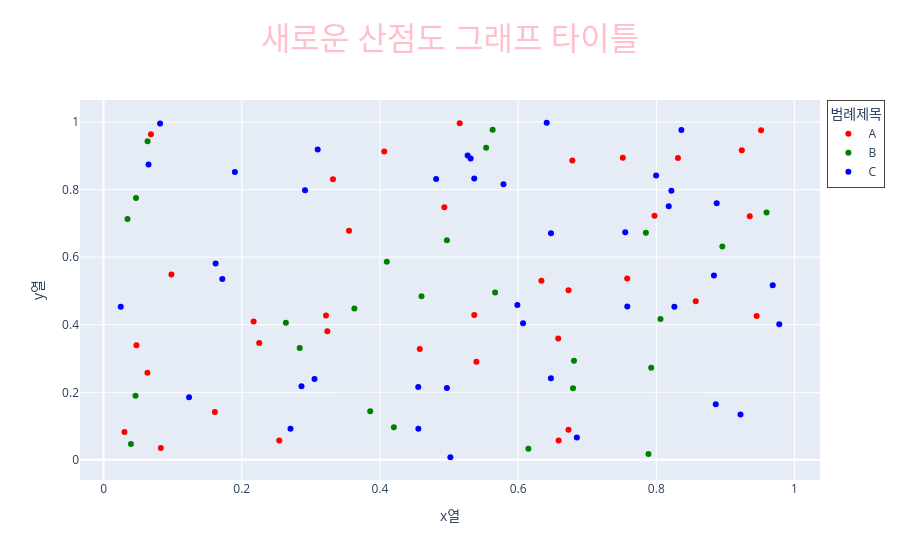

The cell this chart's notebook holds for it:
### Code cell
#산점도 그래프
import plotly.express as px
import pandas as pd
import numpy as np  #랜덤값 생성 속성 존재

df = pd.DataFrame({
    "x열": np.random.rand(100), #0부터 1미만의 실수 자료형을 난수형태(랜덤)로 100개 생성.(중복 허용)
    "y열": np.random.rand(100),
    "색상기준열" :np.random.choice(["A", "B", "C"],100) # 최대한 근사치의 비중을 만들어줌 ex) a:34,b:33,c:33
})

fig = px.scatter(df, x= "x열", y="y열", color="색상기준열",category_orders= {"색상기준열":["A","B","C"]},color_discrete_sequence=["red","green","blue"],  title="산점도 그래프")

fig.update_layout(
    title={
        "text":"새로운 산점도 그래프 타이틀",
        "font":{
            "size": 32,
            "color":"pink"
        },
        "x": 0.5
    },
    legend=dict(
        title= "범례제목", 
        x=1.01,
        y=1,
        xanchor= "left",
        yanchor= "top",
        borderwidth=1
    )
)


fig.show()

### Figure 1 — Plotly figure (JSON) as saved in the notebook; plotly's stock layout.template omitted (floating-point values rounded to 4 significant figures)
{"data": [{"hovertemplate": "색상기준열=A<br>x열=%{x}<br>y열=%{y}<extra></extra>", "legendgroup": "A", "marker": {"color": "red", "symbol": "circle"}, "mode": "markers", "name": "A", "orientation": "v", "showlegend": true, "type": "scatter", "x": [0.2171, 0.08288, 0.4932, 0.5154, 0.2253, 0.2543, 0.4062, 0.6729, 0.8313, 0.04756, 0.3552, 0.6586, 0.4576, 0.09821, 0.0302, 0.5365, 0.857, 0.7515, 0.6337, 0.9452, 0.322, 0.9352, 0.6784, 0.9516, 0.1611, 0.6729, 0.9237, 0.7578, 0.5396, 0.658, 0.7974, 0.06349, 0.332, 0.3239, 0.06852], "xaxis": "x", "y": [0.4092, 0.03483, 0.7481, 0.9965, 0.3458, 0.0572, 0.9126, 0.5017, 0.8933, 0.339, 0.6782, 0.05744, 0.3285, 0.5485, 0.08215, 0.429, 0.4695, 0.8941, 0.5302, 0.4261, 0.4271, 0.7209, 0.8858, 0.976, 0.1416, 0.08944, 0.9165, 0.5366, 0.2902, 0.3594, 0.7222, 0.2579, 0.8304, 0.3807, 0.9639], "yaxis": "y"}, {"hovertemplate": "색상기준열=B<br>x열=%{x}<br>y열=%{y}<extra></extra>", "legendgroup": "B", "marker": {"color": "green", "symbol": "circle"}, "mode": "markers", "name": "B", "orientation": "v", "showlegend": true, "type": "scatter", "x": [0.04693, 0.806, 0.2839, 0.8955, 0.6808, 0.363, 0.7849, 0.03958, 0.2638, 0.5631, 0.9595, 0.4969, 0.6148, 0.6794, 0.03466, 0.5667, 0.4601, 0.3859, 0.7925, 0.04624, 0.06367, 0.7886, 0.4202, 0.5537, 0.4099], "xaxis": "x", "y": [0.7753, 0.417, 0.3311, 0.6315, 0.2936, 0.4482, 0.6723, 0.04692, 0.4061, 0.9769, 0.7321, 0.65, 0.03323, 0.2119, 0.7128, 0.4955, 0.4846, 0.1439, 0.2729, 0.1895, 0.9431, 0.01738, 0.09648, 0.9236, 0.5864], "yaxis": "y"}, {"hovertemplate": "색상기준열=C<br>x열=%{x}<br>y열=%{y}<extra></extra>", "legendgroup": "C", "marker": {"color": "blue", "symbol": "circle"}, "mode": "markers", "name": "C", "orientation": "v", "showlegend": true, "type": "scatter", "x": [0.5269, 0.5312, 0.1622, 0.2705, 0.6475, 0.7997, 0.5989, 0.502, 0.5788, 0.8218, 0.886, 0.1718, 0.1238, 0.6071, 0.6414, 0.9685, 0.08178, 0.8834, 0.8874, 0.02486, 0.9218, 0.685, 0.2865, 0.818, 0.6476, 0.3099, 0.8261, 0.8363, 0.758, 0.755, 0.4554, 0.06508, 0.4813, 0.1901, 0.4556, 0.4969, 0.2916, 0.5365, 0.9779, 0.3053], "xaxis": "x", "y": [0.9008, 0.8917, 0.5814, 0.0924, 0.2417, 0.8415, 0.4588, 0.007731, 0.8157, 0.7966, 0.1646, 0.5356, 0.1854, 0.4046, 0.9979, 0.5167, 0.9955, 0.5454, 0.7594, 0.453, 0.1345, 0.06648, 0.2179, 0.7509, 0.6712, 0.919, 0.4534, 0.9765, 0.4539, 0.6739, 0.2155, 0.8744, 0.8314, 0.8524, 0.09188, 0.2126, 0.7978, 0.833, 0.4013, 0.2395], "yaxis": "y"}], "layout": {"legend": {"borderwidth": 1, "title": {"text": "범례제목"}, "tracegroupgap": 0, "x": 1.01, "xanchor": "left", "y": 1, "yanchor": "top"}, "title": {"font": {"color": "pink", "size": 32}, "text": "새로운 산점도 그래프 타이틀", "x": 0.5}, "xaxis": {"anchor": "y", "domain": [0, 1], "title": {"text": "x열"}}, "yaxis": {"anchor": "x", "domain": [0, 1], "title": {"text": "y열"}}}}
